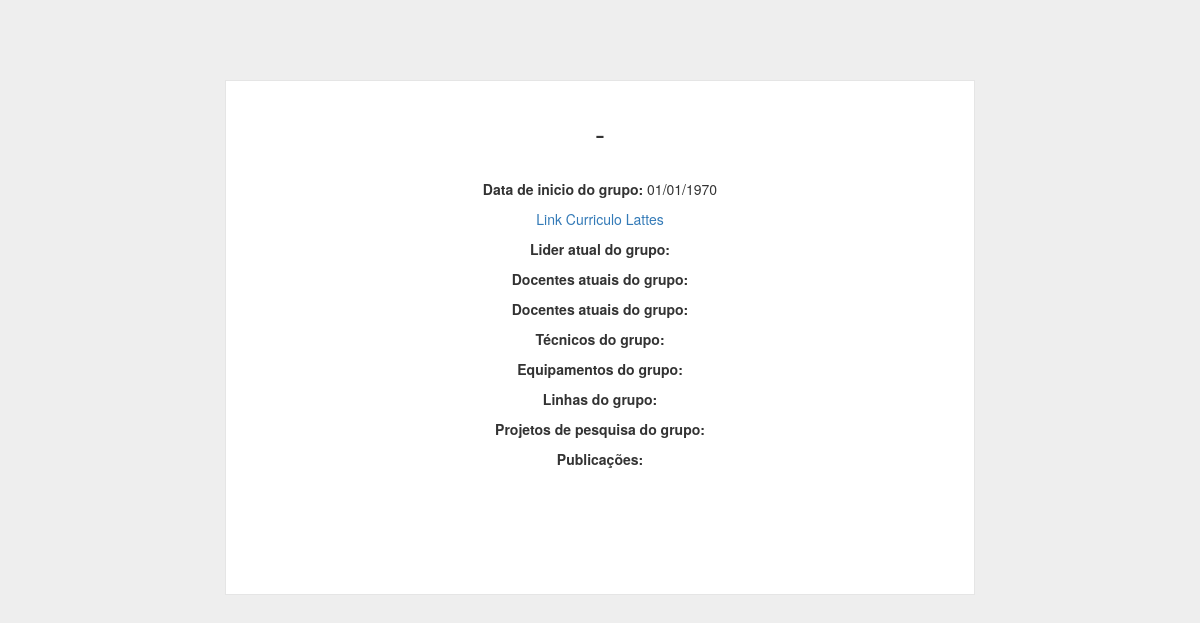
The page /Codigos/PHP/mostra_grupo.php on the database as committed earlier.
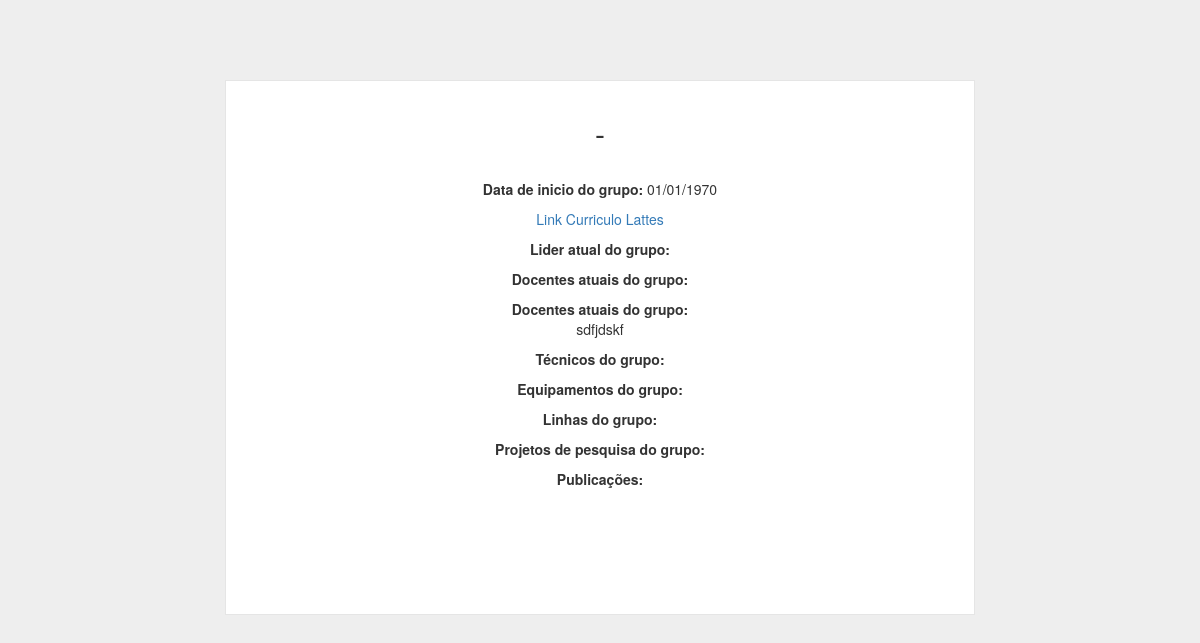
The same page on the database as committed later.
### tables this page shows
CREATE TABLE IF NOT EXISTS `alunos` (
  `cod_aluno` int(11) NOT NULL AUTO_INCREMENT,
  `nome` varchar(100) NOT NULL,
  `curso` varchar(100) NOT NULL,
  `lattes` varchar(100) NOT NULL,
  PRIMARY KEY (`cod_aluno`)
);

### Codigos/PHP/mostra_grupo.php (the view, shortened to what this page needs)
<!doctype html>
<html lang="en">
  <head>
    <link rel="stylesheet" href="http://maxcdn.bootstrapcdn.com/bootstrap/3.3.6/css/bootstrap.min.css">
       <link rel="stylesheet" type="text/css" href="../CSS/grupo.css">
    <?php
       include("funcoes.php");
      $id = $_GET["id"];
        $consulta = "SELECT gp.nome,sigla,id_lider,data_inicio,descricao,gp.lattes as link_grupo,u.nome as lider FROM grupo_pesquisa as gp,usuarios as u WHERE gp.id = '$id' and id_lider = u.id";
        $result = $mysqli->query($consulta) or die($mysqli->error);
        $dado = mysqli_fetch_assoc($result);
     ?>
  </head>
  <body onload="barra()">
    <div class="wrapper" >
      <form class="form-signin">
        <?php
        echo "<h2 class=\"form-signin-heading\" align =\"center\">".$dado["nome"]." - ".$dado["sigla"]."</h2>";
        $data = date('d/m/Y', strtotime($dado["data_inicio"]));
        echo "<p align=\"center\"><b>Data de inicio do grupo: </b>".$data."</p>";
        echo "<a style=\"text-align:center\" href='".$dado["link_grupo"]."'><p align=\"center\">Link Curriculo Lattes</p></a>";
        echo "<p align=\"center\"><b>Lider atual do grupo: </b>".$dado["lider"]."</p>";
          echo "<p align=\"center\"><b>Docentes atuais do grupo: </b><br>";
          echo "</p>";
        $select_dicente = "SELECT DISTINCT `cod_aluno`, `nome` FROM `alunos`, projeto_aluno pa, projetos_pesquisa WHERE fk_aluno = cod_aluno and fk_grupo = 9 and pa.data_fim is null";
        $dicent = $mysqli->query($select_dicente) or die ($mysqli->error);
          echo "<p align=\"center\"><b>Docentes atuais do grupo: </b><br>";
              while ($dicentes = $dicent->fetch_array())
              {
                    echo $dicentes["nome"]."<br>";
              }
          echo "</p>";
          echo "<p align=\"center\"><b>Técnicos do grupo: </b><br>";
          echo "</p>";
          echo "<p align=\"center\"><b>Equipamentos do grupo: </b><br>";
          echo "</p>";
          echo "<p align=\"center\"><b>Linhas do grupo: </b><br>";
          echo "</p>";
          echo "<p align=\"center\"><b>Projetos de pesquisa do grupo: </b><br>";
          echo "</p>";
          echo "<p align=\"center\"><b>Publicações: </b><br>";
          echo "</p>";
        echo "<br><br><br>";
        ?>
      </form>
    </div>
  </body>
</html>

Rows that differ between the two databases and show on the page:
added alunos: nome "sdfjdskf"
